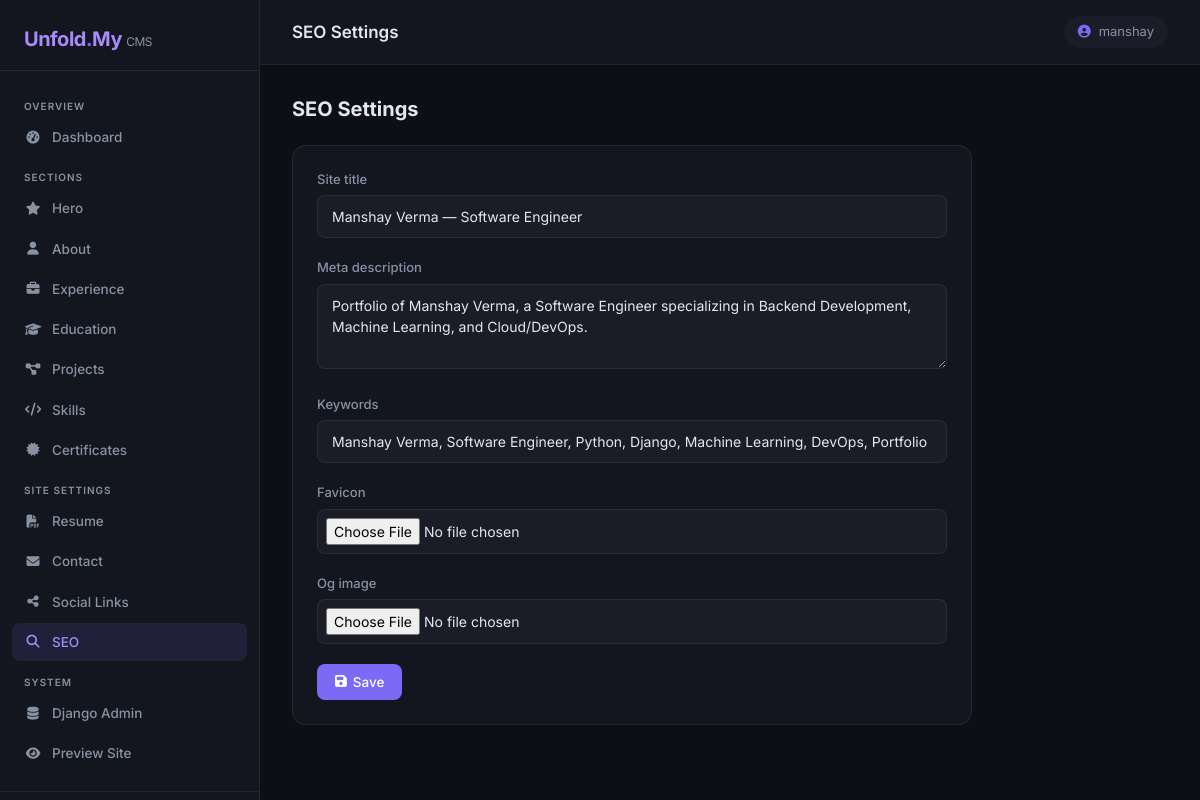
Page /admin-panel/seo/ (signed in) on the committed database.
### profile_1/models.py (models this page shows, shortened)
class SingletonModel(models.Model):
    class Meta:
        abstract = True
    @classmethod
    def load(cls):
        obj, _ = cls.objects.get_or_create(pk=1)
        return obj

class SEO(SingletonModel):
    site_title = models.CharField(max_length=200, default="Portfolio")
    meta_description = models.TextField(default="")
    keywords = models.CharField(max_length=500, default="")
    favicon = models.ImageField(upload_to="seo/", blank=True, null=True)
    og_image = models.ImageField(upload_to="seo/", blank=True, null=True)
    class Meta:
        verbose_name = "SEO Settings"
        verbose_name_plural = "SEO Settings"

### profile_1/admin_panel/views.py (the view)
# urls.py: path("seo/",               views.seo_edit,            name="seo"),
@staff_required
def seo_edit(request):
    obj = SEO.load()
    if request.method == "POST":
        form = SEOForm(request.POST, request.FILES, instance=obj)
        if form.is_valid():
            form.save()
            messages.success(request, "SEO settings updated.")
            return redirect("admin_panel:seo")
    else:
        form = SEOForm(instance=obj)
    return render(request, "admin-panel/seo.html", {"form": form, "obj": obj})

### profile_1/admin_panel/forms.py
class SEOForm(forms.ModelForm):
    class Meta:
        model = SEO
        fields = ["site_title", "meta_description", "keywords", "favicon", "og_image"]
        widgets = {
            "meta_description": forms.Textarea(attrs={"rows": 3}),
        }

### profile_1/admin_panel/views.py (called while the page is built)
def staff_required(view_func):
    @wraps(view_func)
    def wrapper(request, *args, **kwargs):
        if not (request.user.is_authenticated and request.user.is_staff):
            return redirect("admin_panel:login")
        return view_func(request, *args, **kwargs)
    return wrapper

### profile_1/templates/admin-panel/seo.html (shortened to what this page needs)
{% extends "admin-panel/base.html" %}
{% block page_title_header %}SEO Settings{% endblock %}
{% block nav_seo %}active{% endblock %}
{% block content %}
<div class="page-header">
  <h2>SEO Settings</h2>
</div>
<div class="panel-card" style="max-width:680px;">
  <form method="post" enctype="multipart/form-data">
    {% include "admin-panel/includes/form_fields.html" with form=form %}
    <button type="submit" class="btn-panel btn-primary-panel"><i class="fa-solid fa-floppy-disk"></i> Save</button>
  </form>
</div>
{% endblock %}

### profile_1/templates/admin-panel/base.html (shortened to what this page needs)
{% load static %}
<!DOCTYPE html>
<html lang="en">
<head>
  <link rel="stylesheet" href="https://cdn.jsdelivr.net/npm/bootstrap@5.3.2/dist/css/bootstrap.min.css">
  <link rel="stylesheet" href="https://cdnjs.cloudflare.com/ajax/libs/font-awesome/6.5.1/css/all.min.css">
</head>
<body>
  <aside class="sidebar">
    <div class="sidebar-brand">Unfold<span>.</span>My <span style="font-size:12px;font-weight:400;color:var(--muted)">CMS</span></div>
    <nav class="sidebar-nav">
      <div class="nav-section-label">Overview</div>
      <a href="{% url 'admin_panel:dashboard' %}" class="sidebar-link {% block nav_dashboard %}{% endblock %}">
        <i class="fa-solid fa-gauge-high"></i> Dashboard
      </a>
      <div class="nav-section-label">Sections</div>
      <a href="{% url 'admin_panel:hero' %}" class="sidebar-link {% block nav_hero %}{% endblock %}">
        <i class="fa-solid fa-star"></i> Hero
      </a>
      <a href="{% url 'admin_panel:about' %}" class="sidebar-link {% block nav_about %}{% endblock %}">
        <i class="fa-solid fa-user"></i> About
      </a>
      <a href="{% url 'admin_panel:experience' %}" class="sidebar-link {% block nav_experience %}{% endblock %}">
        <i class="fa-solid fa-briefcase"></i> Experience
      </a>
      <a href="{% url 'admin_panel:education' %}" class="sidebar-link {% block nav_education %}{% endblock %}">
        <i class="fa-solid fa-graduation-cap"></i> Education
      </a>
      <a href="{% url 'admin_panel:projects' %}" class="sidebar-link {% block nav_projects %}{% endblock %}">
        <i class="fa-solid fa-diagram-project"></i> Projects
      </a>
      <a href="{% url 'admin_panel:skills' %}" class="sidebar-link {% block nav_skills %}{% endblock %}">
        <i class="fa-solid fa-code"></i> Skills
      </a>
      <a href="{% url 'admin_panel:certifications' %}" class="sidebar-link {% block nav_certifications %}{% endblock %}">
        <i class="fa-solid fa-certificate"></i> Certificates
      </a>
      <div class="nav-section-label">Site Settings</div>
      <a href="{% url 'admin_panel:resume' %}" class="sidebar-link {% block nav_resume %}{% endblock %}">
        <i class="fa-solid fa-file-pdf"></i> Resume
      </a>
      <a href="{% url 'admin_panel:contact' %}" class="sidebar-link {% block nav_contact %}{% endblock %}">
        <i class="fa-solid fa-envelope"></i> Contact
      </a>
      <a href="{% url 'admin_panel:social' %}" class="sidebar-link {% block nav_social %}{% endblock %}">
        <i class="fa-solid fa-share-nodes"></i> Social Links
      </a>
      <a href="{% url 'admin_panel:seo' %}" class="sidebar-link {% block nav_seo %}{% endblock %}">
        <i class="fa-solid fa-magnifying-glass"></i> SEO
      </a>
      <div class="nav-section-label">System</div>
      <a href="/admin/" target="_blank" class="sidebar-link">
        <i class="fa-solid fa-database"></i> Django Admin
      </a>
      <a href="/" target="_blank" class="sidebar-link">
        <i class="fa-solid fa-eye"></i> Preview Site
      </a>
    </nav>
    <div class="sidebar-footer">
    </div>
  </aside>
  <div class="main-content">
    <div class="topbar">
      <h1>{% block page_title_header %}Dashboard{% endblock %}</h1>
      <div class="user-chip"><i class="fa-solid fa-circle-user"></i> {{ request.user.username }}</div>
    </div>
    <div class="page-body">
      {% block content %}{% endblock %}
    </div>
  </div>
</body>
</html>

### profile_1/templates/admin-panel/includes/form_fields.html (shortened to what this page needs)
{% for field in form %}
  <div class="form-group-panel">
    <label class="form-label-panel" for="{{ field.id_for_label }}">{{ field.label }}</label>
    {% if field.field.widget.input_type == 'file' %}
      <input type="file" name="{{ field.html_name }}" id="{{ field.id_for_label }}" class="form-control-panel" style="padding:8px;">
    {% elif field.field.widget.input_type == 'select' %}
      <select name="{{ field.html_name }}" id="{{ field.id_for_label }}" class="form-control-panel">
        {% for choice_val, choice_label in field.field.choices %}
          <option value="{{ choice_val }}" {% if field.value == choice_val %}selected{% endif %}>{{ choice_label }}</option>
        {% endfor %}
      </select>
    {% else %}
      {% if field.field.widget.attrs.rows %}
        <textarea name="{{ field.html_name }}" id="{{ field.id_for_label }}" class="form-control-panel" rows="{{ field.field.widget.attrs.rows }}" placeholder="{{ field.field.widget.attrs.placeholder|default:'' }}">{{ field.value|default:'' }}</textarea>
      {% else %}
        <input type="{{ field.field.widget.input_type }}" name="{{ field.html_name }}" id="{{ field.id_for_label }}" value="{{ field.value|default:'' }}" class="form-control-panel" placeholder="{{ field.field.widget.attrs.placeholder|default:'' }}">
      {% endif %}
    {% endif %}
  </div>
{% endfor %}

### profile_1/templates/admin-panel/base.html (style rules this page uses)
:root { --sidebar-w: 260px; --bg: #0d0f14; --surface: #13161e; --surface2: #1a1d28; --border: rgba(255,255,255,0.07); --accent: #7c6af5; --accent2: #a78bfa; --text: #e2e8f0; --muted: #8892a4; --danger: #f56565; --success: #48bb78; }
*, *::before, *::after { box-sizing: border-box; }
body { margin: 0; font-family: 'Inter', sans-serif; background: var(--bg); color: var(--text); min-height: 100vh; }
.sidebar { position: fixed; top: 0; left: 0; width: var(--sidebar-w); height: 100vh; background: var(--surface); border-right: 1px solid var(--border); display: flex; flex-direction: column; z-index: 100; overflow-y: auto; }
.sidebar-brand { padding: 24px 24px 16px; font-size: 20px; font-weight: 700; letter-spacing: -0.5px; color: var(--accent2); border-bottom: 1px solid var(--border); }
.sidebar-brand span { color: var(--accent); }
.sidebar-nav { flex: 1; padding: 16px 12px; }
.nav-section-label { font-size: 10px; text-transform: uppercase; letter-spacing: 1px; color: var(--muted); padding: 12px 12px 4px; font-weight: 600; }
.sidebar-link { display: flex; align-items: center; gap: 10px; padding: 9px 12px; border-radius: 8px; font-size: 13.5px; font-weight: 500; color: var(--muted); text-decoration: none; margin-bottom: 2px; transition: all .15s ease; }
.sidebar-link:hover, .sidebar-link.active { background: rgba(124,106,245,.12); color: var(--accent2); }
.sidebar-link i { width: 18px; text-align: center; font-size: 13px; }
.sidebar-footer { padding: 16px; border-top: 1px solid var(--border); }
.main-content { margin-left: var(--sidebar-w); min-height: 100vh; display: flex; flex-direction: column; }
.topbar { position: sticky; top: 0; z-index: 50; background: var(--surface); border-bottom: 1px solid var(--border); padding: 16px 32px; display: flex; align-items: center; justify-content: space-between; }
.topbar h1 { font-size: 17px; font-weight: 600; margin: 0; }
.topbar .user-chip { background: var(--surface2); border-radius: 40px; padding: 6px 14px; font-size: 13px; color: var(--muted); display: flex; align-items: center; gap: 8px; }
.topbar .user-chip i { color: var(--accent); }
.page-body { flex: 1; padding: 32px; }
.panel-card { background: var(--surface); border: 1px solid var(--border); border-radius: 14px; padding: 24px; }
.btn-panel { display: inline-flex; align-items: center; gap: 6px; padding: 8px 18px; border-radius: 8px; font-size: 13.5px; font-weight: 500; border: none; cursor: pointer; text-decoration: none; transition: all .15s; }
.btn-primary-panel { background: var(--accent); color: #fff; }
.form-label-panel { font-size: 13px; font-weight: 500; color: var(--muted); margin-bottom: 6px; display: block; }
.form-control-panel { width: 100%; background: var(--surface2); border: 1px solid var(--border); border-radius: 8px; padding: 10px 14px; color: var(--text); font-size: 14px; transition: border-color .15s; outline: none; font-family: inherit; }
.form-group-panel { margin-bottom: 20px; }
.page-header { display: flex; align-items: center; justify-content: space-between; margin-bottom: 24px; }
.page-header h2 { font-size: 20px; font-weight: 700; margin: 0; }

### rows in the picture
SEO: site_title "Manshay Verma — Software Engineer" "Manshay Verma, Software Engineer, Python, Django, Machine Learning, DevOps, Portfolio", meta_description "Portfolio of Manshay Verma, a Software Engineer specializing in Backend Development, Machine Learning, and Cloud/DevOps."

### other values in the picture
{{ request.user.username }} "manshay"
{{ field.label }} "Site title" "Meta description" "Keywords" "Favicon" "Og image"
